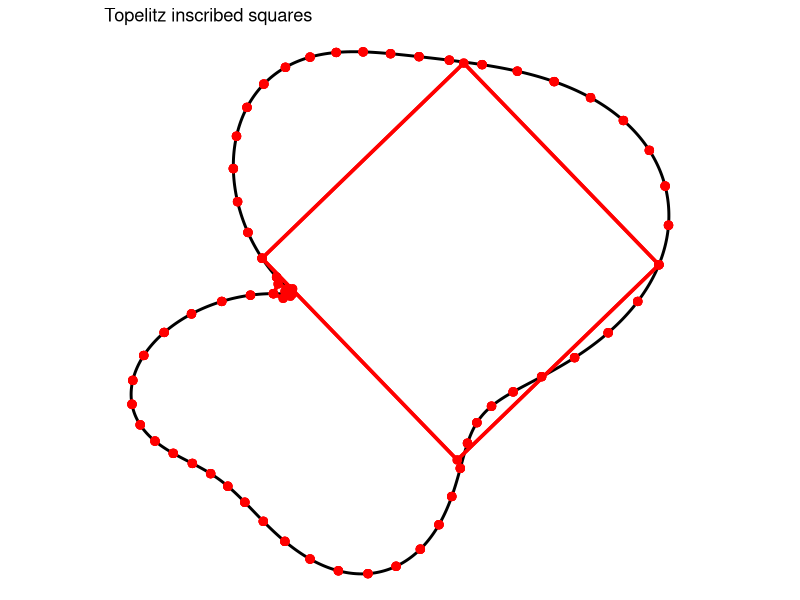

This figure's R source:
############################################################ 
# Useless useful R functions: Toeplitz' inscribed square problem
# #########################################################

library(ggplot2)

curve_blob <- function(seed = 2911, k = 5, wobble = 0.35) {
  set.seed(seed)
  a <- rnorm(k) * wobble / (1:k)
  b <- rnorm(k) * wobble / (1:k)
  function(t) {
    
    th <- 2 * pi * t
    
    r <- 1 +
      colSums(
        a * cos(outer(1:k, th)) +
          b * sin(outer(1:k, th))
      )
    
    cbind(
      x = r * cos(th),
      y = r * sin(th)
    )
  }
}


make_square <- function(A, C) {
  M <- (A + C) / 2
  h <- C - M
  # Rotate diagonal half-vector by 90 degrees
  r <- cbind(-h[, 2], h[, 1])
  
  list(
    A = A,
    B = M + r,
    C = C,
    D = M - r
  )
}

signed_distance <- function(qx, qy, P) {
  
  n <- nrow(P)
  x1 <- P[, 1]
  y1 <- P[, 2]
  
  x2 <- c(P[-1, 1], P[1, 1])
  y2 <- c(P[-1, 2], P[1, 2])
  
  distance <- rep(Inf, length(qx))
  inside <- rep(FALSE, length(qx))
  
  for (i in seq_len(n)) {
    
    dx <- x2[i] - x1[i]
    dy <- y2[i] - y1[i]
    
    L <- max(dx^2 + dy^2, 1e-24)
    
    u <- ((qx - x1[i]) * dx +
            (qy - y1[i]) * dy) / L
    
    u <- pmin(1, pmax(0, u))
    
    d <- (qx - x1[i] - u * dx)^2 +
      (qy - y1[i] - u * dy)^2
    
    distance <- pmin(distance, d)
    
    # Ray-casting test
    crossing <-
      ((y1[i] > qy) != (y2[i] > qy)) &
      (qx < dx * (qy - y1[i]) /
         (y2[i] - y1[i]) + x1[i])
    
    inside <- xor(inside, crossing)
  }
  
  ifelse(inside, -1, 1) * sqrt(distance)
}


find_squares <- function(f, n = 150) {
  
  t <- (0:(n - 1)) / n
  P <- f(t)
  pairs <- expand.grid(i = 1:n, j = 1:n)
  
  A <- P[pairs$i, , drop = FALSE]
  C <- P[pairs$j, , drop = FALSE]
  
  squares <- make_square(A, C)
  dB <- signed_distance(
    squares$B[, 1],
    squares$B[, 2],
    P
  )
  
  dD <- signed_distance(
    squares$D[, 1],
    squares$D[, 2],
    P
  )
  
  # oba vogala morata biti na krivulji
  good <- abs(dB) < 0.03 &
    abs(dD) < 0.03
  
  good <- which(good)
  
  if (!length(good))
    return(NULL)
  
  # pripravi reultate 
  result <- lapply(good, function(i) {
    
    s <- list(
      A = A[i, ],
      B = squares$B[i, ],
      C = C[i, ],
      D = squares$D[i, ]
    )
    
    data.frame(
      x = c(s$A[1], s$B[1], s$C[1], s$D[1]),
      y = c(s$A[2], s$B[2], s$C[2], s$D[2])
    )
  })
  
  result
}


draw_solution <- function(f, squares) {
  curve <- as.data.frame(
    f(seq(0, 1, length.out = 1000))
  )
  
  p <- ggplot() +
    
    # Original curve
    geom_path(
      data = curve,
      aes(x, y),
      linewidth = 1
    ) +
    
    coord_equal() +
    theme_void() +
    labs(
      title = "Topelitz inscribed squares"
    )
  
  # Nariši vse rešitve
  if (!is.null(squares)) {
    
    for (i in seq_along(squares)) {
      
      sq <- rbind(
        squares[[i]],
        squares[[i]][1, ]
      )
      
      p <- p +
        
        # Square
        geom_path(
          data = sq,
          aes(x, y),
          colour = "red",
          linewidth = 1.2
        ) +
        
        # Four points on the curve
        geom_point(
          data = sq[1:4, ],
          aes(x, y),
          colour = "red",
          size = 2.5
        )
    }
  }
  
  p
}


# test run

f <- curve_blob(seed = 42)
squares <- find_squares(f, n = 60)

# -- all solutions
draw_solution(f, squares)
